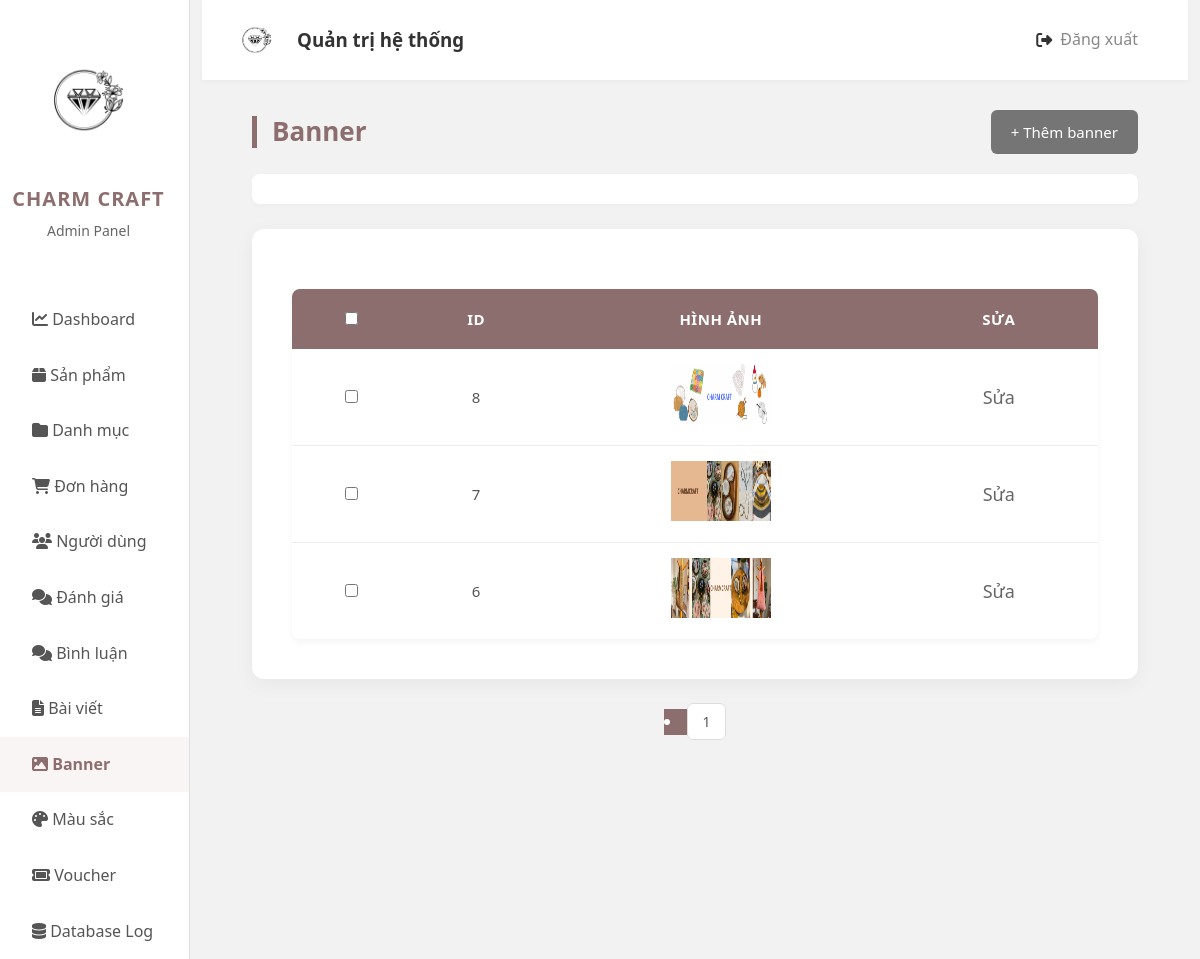
/admin/index.php?page=banner, run on the app's committed database.
### tables this page shows
CREATE TABLE `banner` (
  `id` int(11) NOT NULL,
  `image` varchar(255) NOT NULL
);

### admin/app/controller/adminBannerController.php (called while the page is built, shortened)
<?php
class AdminBannerController {
    private $banner;
    private $data;
    function __construct(){
        $this->banner = new BannerModel();
        $this->data = [];
    }
    function renderView($view, $data = null){
        $view = './app/view/' . $view . '.php';
        require_once $view;
    }
    function viewBanner(){
        $page = isset($_GET['p']) ? (int)$_GET['p'] : 1;
        $limit = 5;
        $totalBanners = $this->banner->getTotalBanners();
        $totalPages = ceil($totalBanners / $limit);
        $this->data['listbanner']   = $this->banner->getBannersPaginated($page, $limit);
        $this->data['totalPages']   = $totalPages;
        $this->data['currentPage']  = $page;
        $this->renderView('banner', $this->data);
    }
}

### app/model/database.php (called while the page is built, shortened)
<?php
class DataBase
{
    private $servername = "localhost";
    private $username = "root";
    private $password = "";
    private $dbname = "da";
    private $conn;
    public function __construct()
    {
        try {
            $this->conn = new PDO("mysql:host=$this->servername;dbname=$this->dbname", $this->username, $this->password);
            $this->conn->setAttribute(PDO::ATTR_ERRMODE, PDO::ERRMODE_EXCEPTION);
        } catch (PDOException $e) {
            echo "Connection failed: " . $e->getMessage();
        }
    }
    public function query($sql, $param = []): mixed
    {
        $this->stmt = $this->conn->prepare($sql);
        $this->stmt->execute($param);
        return $this->stmt;
    }
    public function getAll($sql, $param = []): mixed
    {
        $statement = $this->query($sql, $param);
        return $statement->fetchAll(PDO::FETCH_ASSOC);
    }
}

### app/model/bannerModel.php (called while the page is built, shortened)
<?php
class BannerModel {
    private $db;
    function __construct() {
        $this->db = new Database();
    }
    public function getBannersPaginated($page, $limit) {
        $offset = ($page - 1) * $limit;
        $sql = "SELECT * FROM banner ORDER BY id DESC LIMIT $limit OFFSET $offset";
        return $this->db->getAll($sql);
    }
}

### admin/app/view/banner.php (the view, shortened to what this page needs)
<div class="main">
    <form action="?page=deletebanner" method="post" id="delete-form">
        <div class="main-category">
            <div class="main-danhmuc">
                <p>Banner</p>
                <a href="?page=viewaddbanner">+ Thêm banner</a>
            </div>
            <div class="main-header">
            </div>
        </div>
        <div class="main-product">
            <table>
                <thead>
                    <tr>
                        <th><input type="checkbox" id="select-all"></th>
                        <th>ID</th>
                        <th>Hình ảnh</th>
                        <th>Sửa</th>
                    </tr>
                </thead>
                <tbody>
                    <?php if (!empty($data['listbanner'])): ?>
                        <?php foreach ($data['listbanner'] as $item): extract($item); ?>
                            <tr>
                                <td>
                                    <input type="checkbox"
                                           class="item-checkbox"
                                           name="delete_ids[]"
                                           value="<?= $id ?>">
                                </td>
                                <td><?= $id ?></td>
                                <td>
                                    <?php if (!empty($image)): ?>
                                        <img src="../public/image/<?= $image ?>"
                                             alt=""
                                             width="100px"
                                             height="60px"
                                             onclick="openPopup('../public/image/<?= $image ?>')">
                                    <?php else: ?>
                                        Chưa có ảnh
                                    <?php endif; ?>
                                </td>
                                <td>
                                    <a href="?page=editbanner&id=<?= $id ?>">Sửa</a>
                                </td>
                            </tr>
                        <?php endforeach; ?>
                    <?php endif; ?>
                </tbody>
            </table>
        </div>
    </form>
    <div class="main-turnpage">
        <?php for ($i = 1; $i <= $data['totalPages']; $i++): ?>
            <li class="page-item <?= ($i == $data['currentPage']) ? 'active' : '' ?>">
                <a class="page-link" href="?page=banner&p=<?= $i ?>">
                    <?= $i ?>
                </a>
            </li>
        <?php endfor; ?>
    </div>
</div>
</html>

### admin/public/css/grid.css (style rules this page uses)
* { margin: 0; padding: 0; box-sizing: border-box; }

### admin/public/css/Admin.css (style rules this page uses)
body { font-family: "Segoe UI", Tahoma, Geneva, Verdana, sans-serif; background-color: #f2f2f2; color: #333; line-height: 1.6; }
.main { margin: 30px 50px; padding-bottom: 50px; }
.main-category { display: flex; flex-direction: column; margin-bottom: 25px; }
.main-danhmuc { display: flex; justify-content: space-between; align-items: center; margin-bottom: 20px; }
.main-danhmuc p { font-size: 26px; margin: 0; color: #8d6e6e; font-weight: 700; border-left: 5px solid #8d6e6e; padding-left: 15px; line-height: 1.2; }
.main-danhmuc a { font-size: 15px; text-decoration: none; color: white; border-radius: 6px; background-color: #757575; padding: 10px 20px; transition: all 0.3s ease; display: inline-flex; align-items: center; gap: 8px; }
.main-header { background-color: #fff; padding: 15px 20px; border-radius: 8px; box-shadow: 0 2px 5px rgba(0, 0, 0, 0.02); display: flex; justify-content: space-between; align-items: center; flex-wrap: wrap; gap: 15px; }
table { width: 100%; margin-top: 20px; background: #fff; border-radius: 8px; overflow: hidden; box-shadow: 0 4px 6px rgba(0, 0, 0, 0.04); border-collapse: collapse; }
table th { background-color: #8d6e6e; color: white; padding: 18px 15px; text-align: center; font-weight: 600; font-size: 15px; text-transform: uppercase; letter-spacing: 0.5px; }
table td { padding: 15px; text-align: center; border-bottom: 1px solid #eee; vertical-align: middle; color: #555; font-size: 15px; }
table tr:last-child td { border-bottom: none; }
tbody a { color: #666; text-decoration: none; margin: 0 5px; transition: 0.2s; font-size: 18px; }
.main-turnpage { display: flex; justify-content: center; padding: 30px 0; gap: 8px; }
.main-turnpage a, .main-turnpage .nextpage { text-decoration: none; color: #555; padding: 8px 14px; border: 1px solid #ddd; border-radius: 6px; background: #fff; transition: all 0.3s; font-size: 14px; font-weight: 500; cursor: pointer; }
.main-turnpage a:hover, .main-turnpage .active { background-color: #8d6e6e; color: white; border-color: #8d6e6e; }
.main-product { margin: 0 auto; background-color: #fff; padding: 40px; border-radius: 12px; box-shadow: 0 5px 20px rgba(0, 0, 0, 0.05); max-width: 100%; width: 100%; }
.main-product table { width: 100%; table-layout: auto; }

### data on the page
banner: id "8", image (picture)
banner: id "7", image (picture)
banner: id "6", image (picture)
